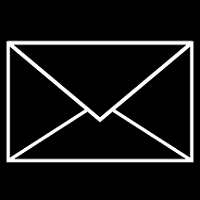
#> input picture image/email.png, 200 x 200 px
$ python 2Pixelbased.py   (Python 2 division)
#> lines starting #> are read from the running program, lines starting #| are printed output that depends on the picture
# OpenCV 라이브러리 임포트
import cv2
import numpy as np

img_color = cv2.imread('image/email.png', cv2.IMREAD_COLOR )
#> img_color is the input picture: shape (200, 200, 3); mean B, G, R 22.9, 22.9, 22.9
cv2.imshow( 'Landscape', img_color )

height, width, channel = img_color.shape
#> height = 200; width = 200; channel = 3

out_img = np.zeros( (height,width), np.uint8 )

for y in range(0, height):
    for x in range(0, width):
        b = img_color[y,x,0]
        g = img_color[y,x,1]
        r = img_color[y,x,2]

        gray = (int(b)+int(g)+int(r))/3.0
     	gray = gray -150

        if gray>255:
            gray=255
        elif gray<0:
            gray=0

        out_img[y,x]=int(gray)
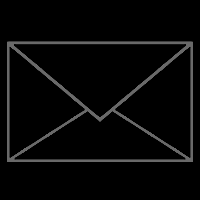
#> out_img: shape (200, 200); min 0, max 105, mean 7.5

cv2.imshow('output', out_img)

# ESC 키 입력 시 Windows 닫음
cv2.waitKey(0)
cv2.destroyAllWindows()

$ run again, with image/again.png copied over image/email.png
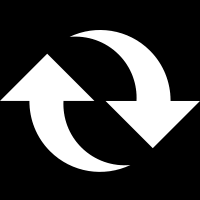
#> input picture image/again.png, 200 x 200 px
#> img_color is the input picture: shape (200, 200, 3); min 0, max 255, mean 60.6
#> after the loop `for y in range(0, height):`:
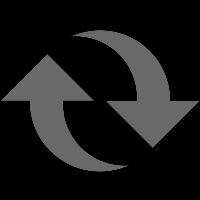
#> out_img: shape (200, 200); min 0, max 105, mean 24.3

$ run again, with image/apple.png copied over image/email.png
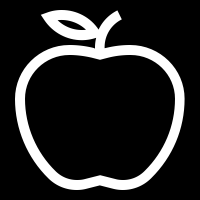
#> input picture image/apple.png, 200 x 200 px
#> img_color is the input picture: shape (200, 200, 3); min 0, max 255, mean 39.9
#> after the loop `for y in range(0, height):`:
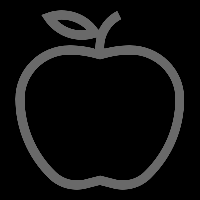
#> out_img: shape (200, 200); min 0, max 105, mean 15.6

$ run again, with image/blush.png copied over image/email.png
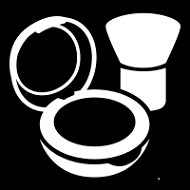
#> input picture image/blush.png, 190 x 190 px
#> img_color is the input picture: shape (190, 190, 3); min 0, max 255, mean 71.7
#> after the loop `for y in range(0, height):`:
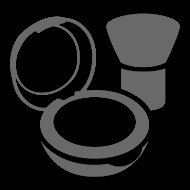
#> out_img: shape (190, 190); min 0, max 105, mean 27.7
